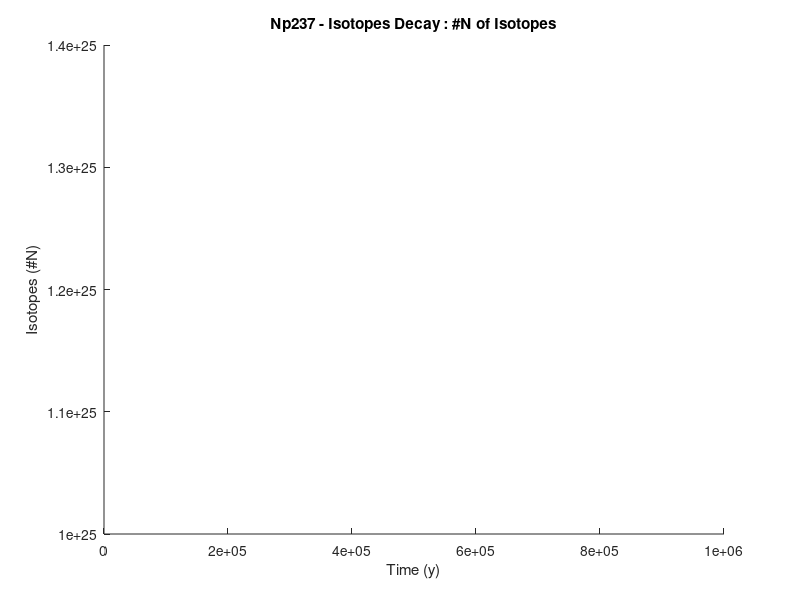
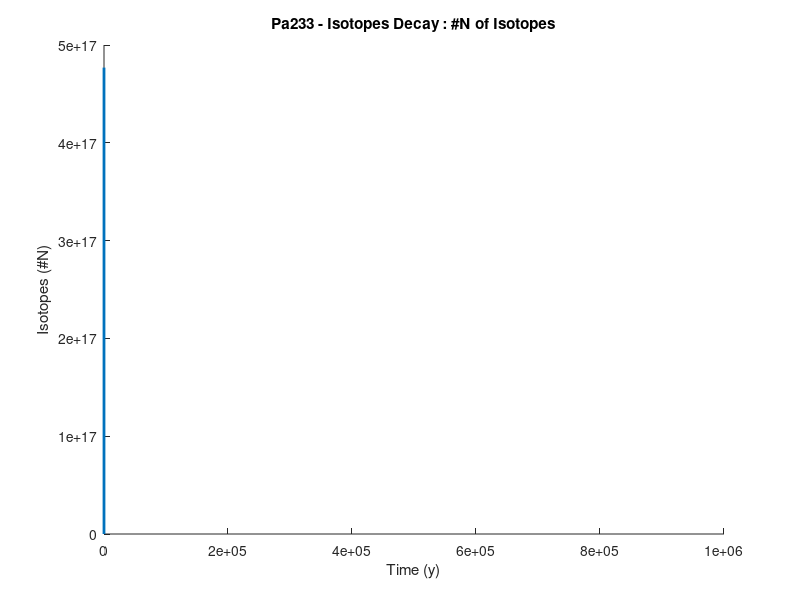
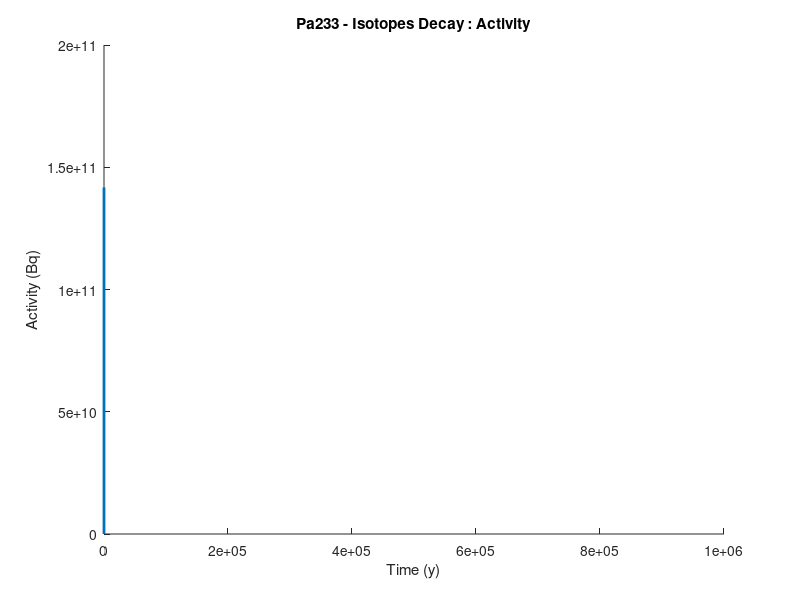
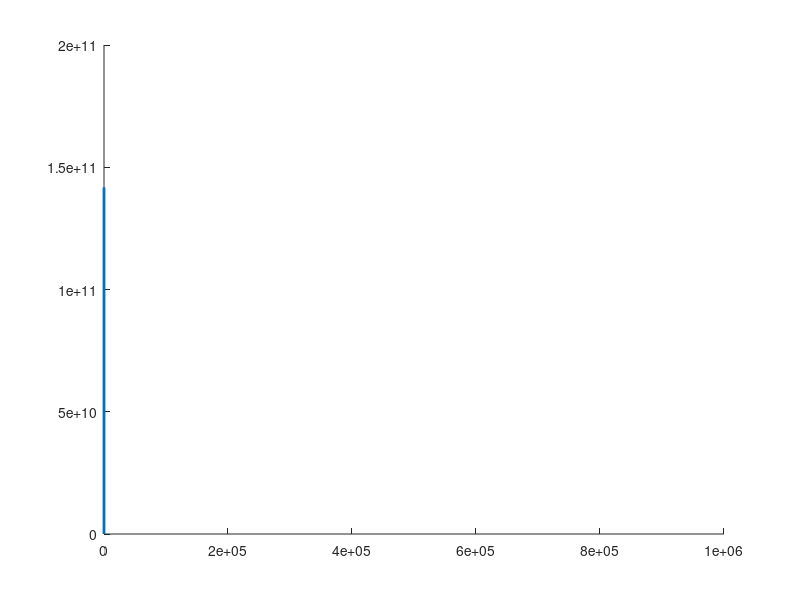

Recreate these plots in MATLAB, in order.
% From atomic and isotopic calculations, N0 is the starting number of
% Np-237 atoms (at t = 0)

N0 = 1.383852863e25;

% Getting the data from IAEA Nuclides Chart, here we have the decay
% constant of Np-237, and his son, Pa-233 (Np-237 is an alpha emitter,
% Pa-233 a beta- one)

lambdaNp = 1.0243e-14;
lambdaPa = 2.9724e-7;

% With this data it is possible to plot the number of atoms of Np in
% function of the time, with the decay formula

NNp =@(t) N0.*exp(-lambdaNp.*t);

% And also the number of atoms of Pa in function of time, knowing that Pa
% is son of Np :

NPa =@(t) ((N0*lambdaNp)/(lambdaPa-lambdaNp)).*(exp(-lambdaNp.*(t))-exp(-lambdaPa.*(t)));


% we are considering a very long time of observation, due to the long
% half-life of Np, and, starting from a t0 = 0, we arrive to an instant at
% 100 millions of years from the beginning :

t0 = 0;
tf = 3600*8760*1e6;
year_s = 3600*8760;
tvect = [t0:year_s:tf];
tvecyear = (1/year_s).*tvect;

% Now we are ready to plot the amount of the two nuclides in time

figure()
hold on
title('Np237 - Isotopes Decay : #N of Isotopes');
xlabel('Time (y)');
ylabel('Isotopes (#N)');
plot(tvecyear, NNp(tvect),'LineWidth',2);
hold off

figure()
hold on
title('Pa233 - Isotopes Decay : #N of Isotopes');
xlabel('Time (y)');
ylabel('Isotopes (#N)');
plot(tvecyear, NPa(tvect), 'LineWidth',2);
hold off

% From the graphics and data obtained is clear that the two elements, due
% to their decay constant, will enter, after a relative short time, into a
% secular equilibrium.
% Deriving NPa(t) we obtain the Activity of Pa233, and we can extract 
% the moment in which it's reached the peak of it :

dNPa =@(t) ((N0*lambdaNp*lambdaPa)/(lambdaPa-lambdaNp)).*(exp(-lambdaNp.*(t))...
      - exp(-lambdaPa.*(t)));

dNNp =@(t) (lambdaNp*N0).*exp(-(lambdaNp.*t));

figure()
hold on
title('Pa233 - Isotopes Decay : Activity');
xlabel('Time (y)');
ylabel('Activity (Bq)');
plot(tvecyear, dNPa(tvect), 'LineWidth',2);
hold off

figure()
hold on
plot(tvecyear, dNPa(tvect), 'LineWidth',2);
plot(tvecyear, dNNp(tvect), 'LineWidth',2);

% As we can see the peak is obviously in the first 100kyears. Reducing in
% this interval the analysis, we can find the year and the maximum activity
% level (and also the maximum number of Pa233 isotopes) :

% Maximum activity calculation :

tf_100k = 3600*8760*1e5;
years_100k = t0 : year_s : tf_100k;
Actv_Pa = [dNPa(years_100k)];
[Act_max_Pa, Pa_max_act_loc] = max(Actv_Pa);

% Maximum number of isotopes calculation :

NumIs_Pa = [NPa(years_100k)];
[NumIs_max_Pa, Pa_max_num_loc] = max(NumIs_Pa);

% From the calculations we can observe that the peak is within the first 5
% years. To have a more precise result we can restrict another time the
% field of the analysis :

day_s = 3600*24 ;
t_fin_5y = day_s * 365 * 5;
tvect_days = [t0 : day_s : t_fin_5y];

% Now we can see the precise number of days afther that we have the maximum
% spread of radioactivity by Pa233 :

NumIs_Pa_d = [NPa(tvect_days)];
[NumIs_Pa_d_max, loc] = max(NumIs_Pa_d);
maxIs_day_Pa = loc-1 ;
Act_Pa_d = [dNPa(tvect_days)];
[Act_max_Pa_d, loc2] = max(Act_Pa_d);
maxAct_day_Pa = loc2 -1;

% Here a plot of the variation of Pa233 (Activity) compared with its parent
% Np237 :

days_5y = 0 : 1825;

figure()
hold on
title('Np237 - Pa233 first 5 years activity');
xlabel('Time (d)');
ylabel('Activity (Bq)');
plot(days_5y,dNPa(tvect_days),LineWidth=2);
plot(days_5y,dNNp(tvect_days),LineWidth=2);
legend('Pa233 - Activity','Np237 - Acitivity',Location='southeast');

% For our simulations we will simplify the decay of Pa233, and in order to
% do gamma-radiation shielding considerations, we will consider the most
% relevant gamma decay branching, which from IAEA data results to be the
% 311.901 keV gamma decay - 38,2% branching.

Pa233_gamma_max = 0.382 * Act_max_Pa_d;
disp(Pa233_gamma_max);
disp(maxAct_day_Pa);